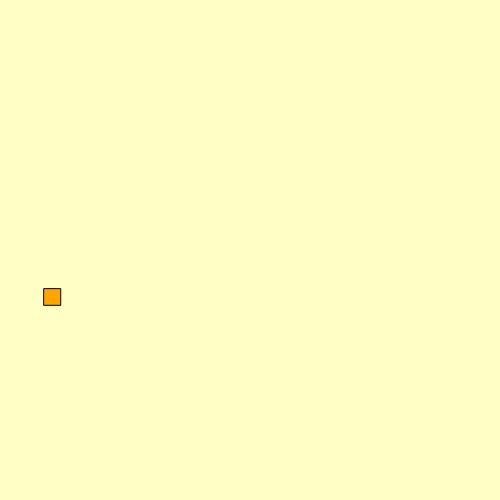
Frame 1 (no input)
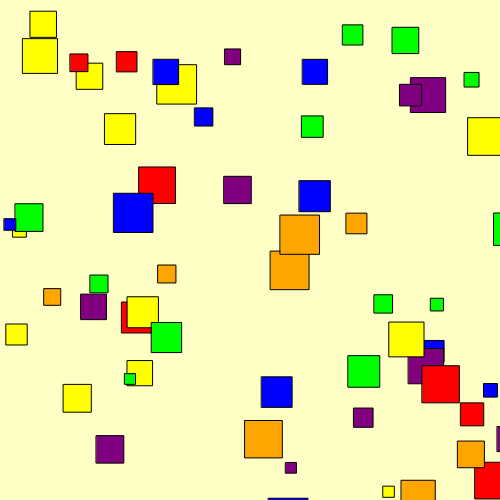
Frame 60 (no input)
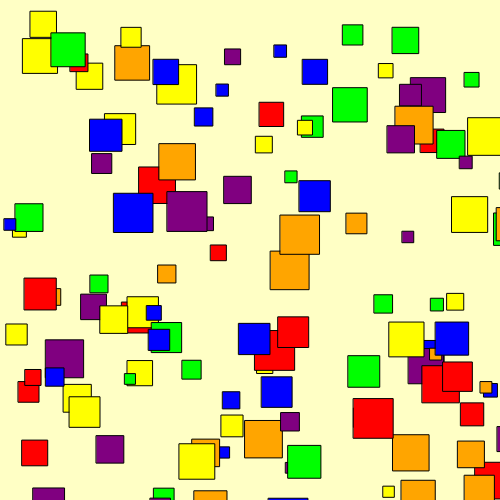
Frame 120 (the mouse pressed at the canvas centre since frame 60)

The p5.js sketch that drew these frames (run headless with seeded random() and noise() and a simulated clock; from frame 60 on, the mouse is pressed at the canvas centre):

// p5.js sketch
// ── sketch.js
let colors = [];

function setup() {
  createCanvas(500, 500);
  background(255,255,197);

  randomSeed(42); 
  frameRate(20);
  frameRate(60);
  frameRate(120);
  frameRate(500);
  

 
  colors = [
    color(255, 0, 0),      // red
    color(255, 165, 0),    // orange
    color(255, 255, 0),    // yellow
    color(0, 255, 0),      // green
    color(0, 0, 255),      // blue
    color(128, 0, 128)     // purple
  ];
}

function draw() {
  let c = random(colors);   // pick from rainbow
  fill(c);

  let x = random(width);
  let y = random(height);
  let s = random(10, 40);

  rect(x, y, s, s);
}
